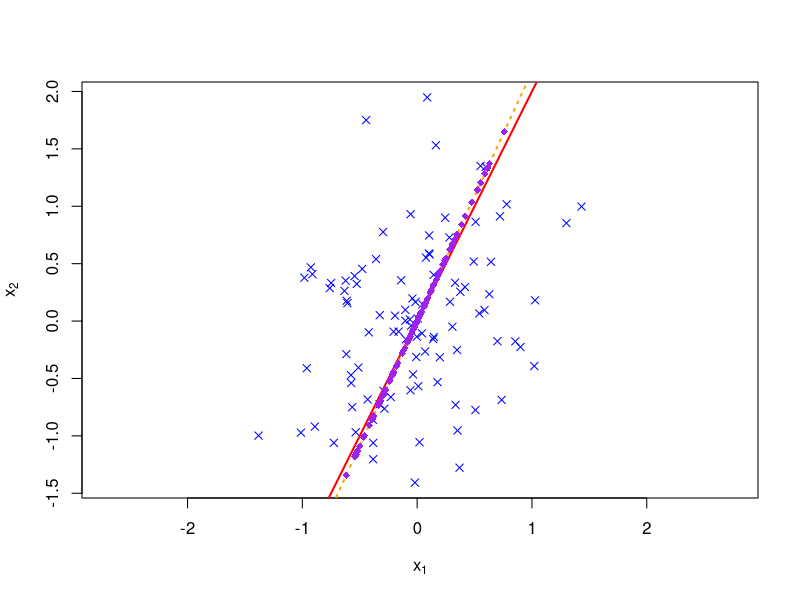

Recreate this plot in R.
### 主成分分析

### 人工データ(2次元)による例
set.seed(123)
n <- 100 # データ数
(a <- c(1, 2)/sqrt(5)) # 主成分方向(単位ベクトル)の設定
x <- runif(n,-1,1) %o% a + rnorm(2*n, sd=0.5) # データ
## aのスカラー倍に正規乱数がのった形となっており
## a方向に本質的な情報が集約されていることがわかる
head(x) # データの一部を表示
plot(x, pch=4, col="blue", asp=1, # 散布図
	xlab=expression(x[1]), ylab=expression(x[2])) 
abline(0, a[2]/a[1], col="red", lwd=2) # 主成分方向の図示
## 主成分方向の推定
(est <- prcomp(x)) 
## 第１主成分方向がaに非常に近い (符号は反対)
abline(0, est$rotation[2,1]/est$rotation[1,1], # 図示
	  col="orange", lty="dotted", lwd=2)
## 主成分得点の計算
head(predict(est))      # 主成分得点の一部を表示
pc1 <- predict(est)[,1] # 第１主成分得点の取得
points(pc1 %o% est$rotation[,1], # 図示
       pch=18, col="purple") 
## 固有値分解との比較
(eig <- eigen(crossprod(scale(x,scale=FALSE)))) 
est$rotation # 主成分負荷量
eig$vectors  # 固有ベクトル(符号を除いて主成分負荷量と一致)
est$sdev               # 主成分の標準偏差
sqrt(eig$values/(n-1)) # 固有値と主成分の標準偏差の関係

